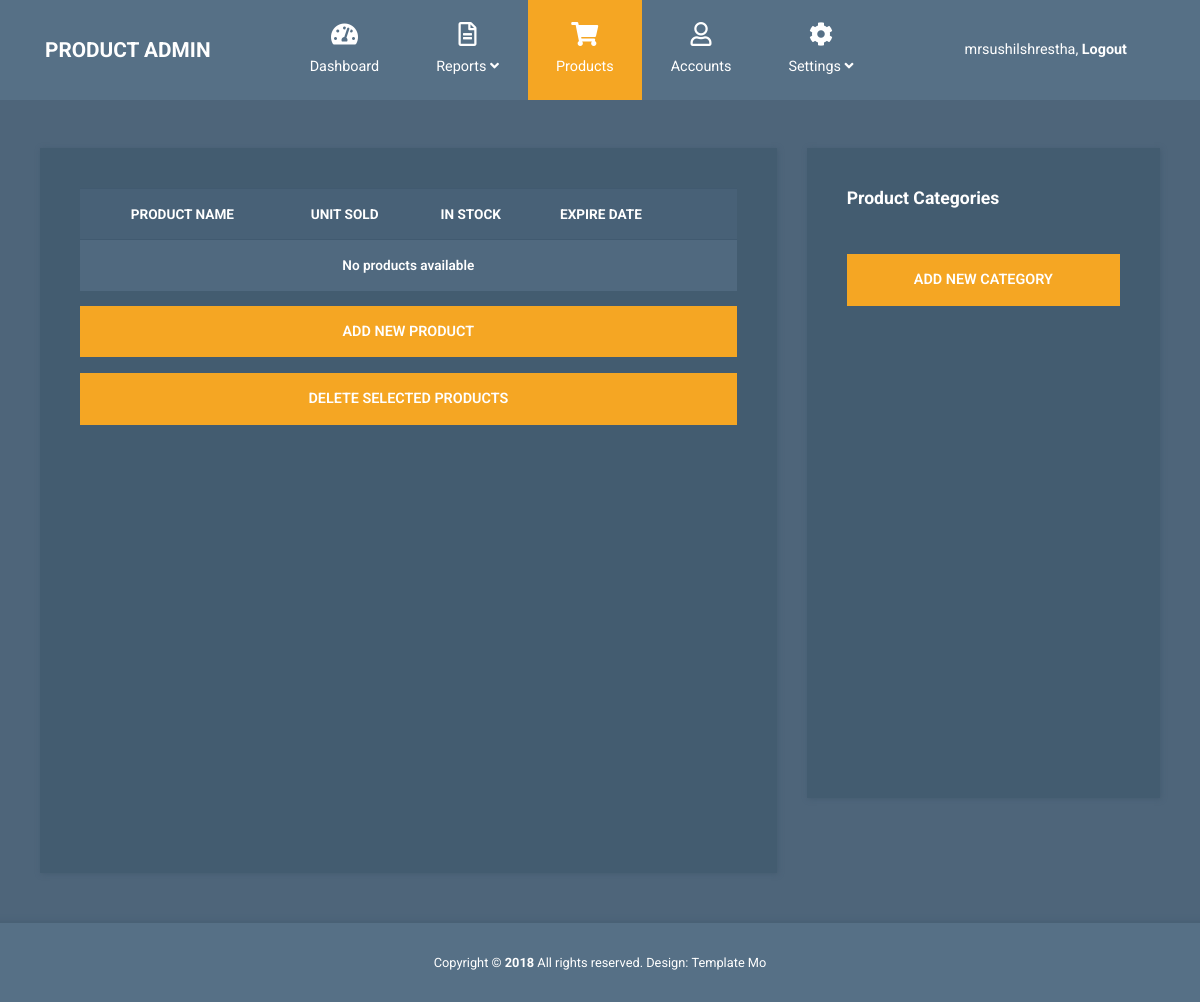
Page /products/ (signed in) on the earlier database version.
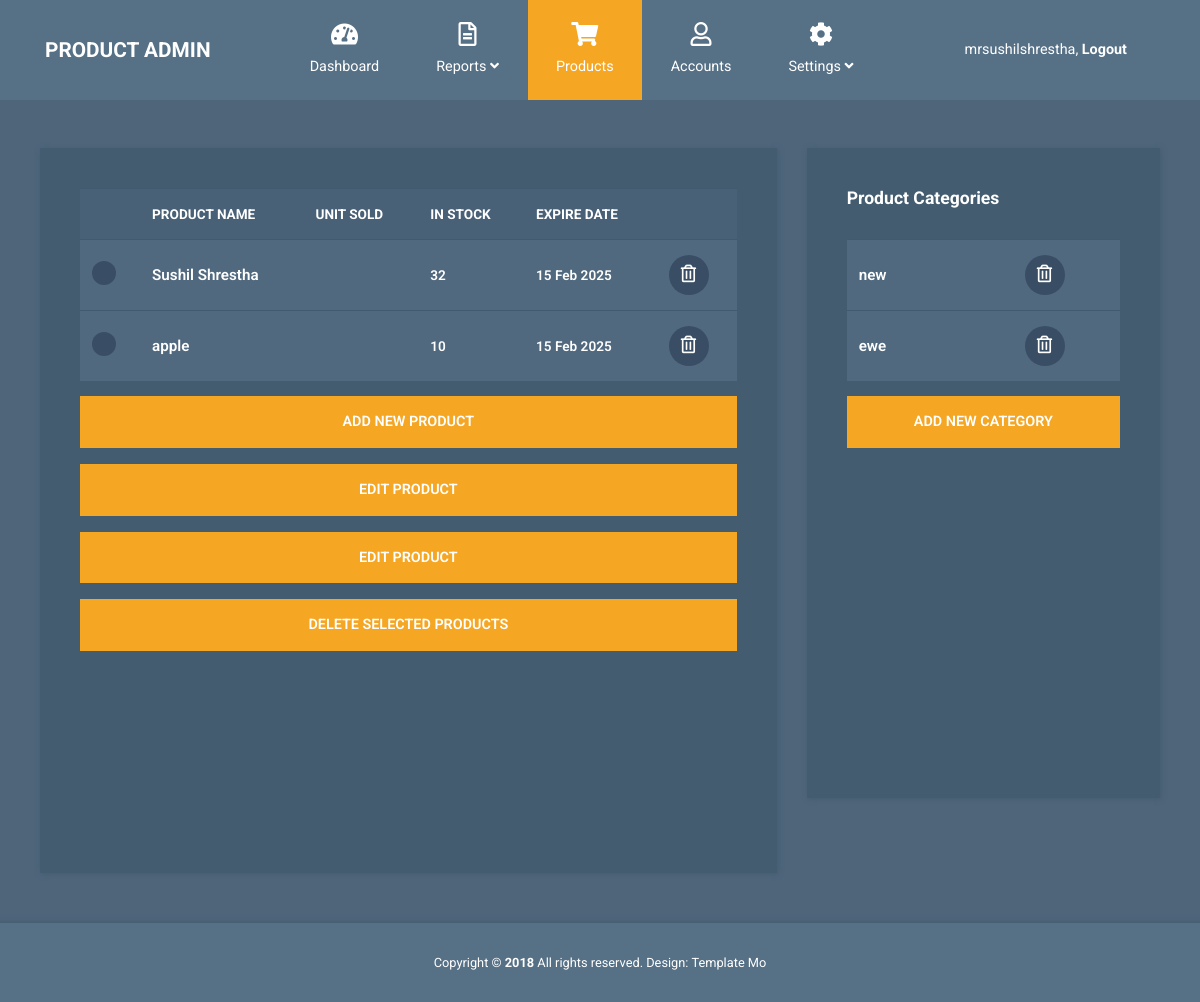
Same page on the later database version.
### product/models.py (models this page shows, shortened)
class Product(models.Model):
    name = models.CharField(max_length=255)
    description = models.TextField(default="update product")
    category = models.ForeignKey(Category, on_delete=models.CASCADE, related_name="products")  # Normalized category
    expire_date = models.DateField(auto_now_add=True)
    stock = models.PositiveIntegerField(default=1)  # Prevent negative stock values
    image = models.ImageField(upload_to='product_images/', blank=True, null=True)

class Category(models.Model):
    name = models.CharField(max_length=100, unique=True)  # Unique constraint to prevent duplicate categories

### product/views.py (the view)
# urls.py: path('products/', products, name="products"),
@login_required(login_url='/login') #make loging required
def products(request):
    products = Product.objects.all()
    return render(request, 'products.html', {'products': products, 'active_page': 'products'})

### product/template/products.html (shortened to what this page needs)
{% extends 'master.html' %}
{% load static %}
{% block product %}
<div class="container mt-5">
  <div class="row tm-content-row">
    <div class="col-sm-12 col-md-12 col-lg-8 col-xl-8 tm-block-col">
      <div class="tm-bg-primary-dark tm-block tm-block-products">
        <div class="tm-product-table-container">
          <table class="table table-hover tm-table-small tm-product-table">
            <thead>
              <tr>
                <th scope="col">&nbsp;</th>
                <th scope="col">PRODUCT NAME</th>
                <th scope="col">UNIT SOLD</th>
                <th scope="col">IN STOCK</th>
                <th scope="col">EXPIRE DATE</th>
                <th scope="col">&nbsp;</th>
              </tr>
            </thead>
            <tbody>
              {% for product in products %}
              <tr>
                <th scope="row"><input type="checkbox" /></th>
                <td class="tm-product-name">{{ product.name }}</td>
                <td>{{ product.sold }}</td>
                <td>{{ product.stock }}</td>
                <td>{{ product.expire_date|date:"d M Y" }}</td>
                <td>
                  <a href="{% url 'delete_product' product.id %}" class="tm-product-delete-link">
                    <i class="far fa-trash-alt tm-product-delete-icon"></i>
                  </a>
                </td>
              </tr>
              {% empty %}
              <tr>
                <td colspan="6" class="text-center">No products available</td>
              </tr>
              {% endfor %}
            </tbody>
          </table>
        </div>
        <a href="{% url 'add_products' %}" class="btn btn-primary btn-block text-uppercase mb-3">
          Add new product
        </a>
        {% for product in products %}
        <tr>
            <td><a href="{% url 'edit_products' product.id %}" class="btn btn-primary btn-block text-uppercase mb-3">Edit product</a></td>
        </tr>
        {% endfor %}
        <button class="btn btn-primary btn-block text-uppercase">
          Delete selected products
        </button>
      </div>
    </div>
    <div class="col-sm-12 col-md-12 col-lg-4 col-xl-4 tm-block-col">
      <div class="tm-bg-primary-dark tm-block tm-block-product-categories">
          <h2 class="tm-block-title">Product Categories</h2>
          <div class="tm-product-table-container">
              <table class="table tm-table-small tm-product-table">
                  <tbody>
                      {% for product in products %}
                      <tr>
                          <td class="tm-product-name">{{ product.category.name }}</td>
                          <td class="text-center">
                              <a href="{% url 'add_category' %}" class="tm-product-delete-link">
                                  <i class="far fa-trash-alt tm-product-delete-icon"></i>
                              </a>
                          </td>
                      </tr>
                      {% endfor %}
                  </tbody>
              </table>
          </div>
          <a href="{% url 'add_category' %}" class="btn btn-primary btn-block text-uppercase mb-3">
            Add new category
          </a>
      </div>
    </div>
  </div>
</div>
{% endblock %}

### product/template/master.html (shortened to what this page needs)
{% load static %}
<!DOCTYPE html>
<html lang="en">
  <head>
    <link rel="stylesheet" href="{% static 'css/fontawesome.min.css' %}" />
    <link rel="stylesheet" href="{% static 'css/bootstrap.min.css' %}" />
    <link rel="stylesheet" href="{% static 'css/templatemo-style.css' %}">
  </head>
  <body>
    <div>
      <nav class="navbar navbar-expand-xl">
    <div class="container h-100">
        <a class="navbar-brand" href="{% url 'index' %}">
            <h1 class="tm-site-title mb-0">Product Admin</h1>
        </a>
        <div class="collapse navbar-collapse" id="navbarSupportedContent">
            <ul class="navbar-nav mx-auto h-100">
                <li class="nav-item">
                    <a class="nav-link {% if active_page == 'dashboard' %}active{% endif %}" href="{% url 'index' %}">
                        <i class="fas fa-tachometer-alt"></i>
                        Dashboard
                    </a>
                </li>
                <li class="nav-item dropdown">
                    <a class="nav-link dropdown-toggle" href="#" id="navbarDropdown" role="button" data-toggle="dropdown"
                        aria-haspopup="true" aria-expanded="false">
                        <i class="far fa-file-alt"></i>
                        <span>
                            Reports <i class="fas fa-angle-down"></i>
                        </span>
                    </a>
                </li>
                <li class="nav-item {% if active_page == 'products' %}active{% endif %}">
                    <a class="nav-link" href="{% url 'products' %}">
                        <i class="fas fa-shopping-cart"></i>
                        Products
                    </a>
                </li>
                <li class="nav-item {% if active_page == 'account' %}active{% endif %}">
                    <a class="nav-link" href="{% url 'customer_account' %}">
                        <i class="far fa-user"></i>
                        Accounts
                    </a>
                </li>
                <li class="nav-item dropdown">
                    <a class="nav-link dropdown-toggle {% if active_page == 'setting' %}active{% endif %}" href="{% url 'customer_setting' %}"" id="navbarDropdown" role="button" data-toggle="dropdown"
                        aria-haspopup="true" aria-expanded="false">
                        <i class="fas fa-cog"></i>
                        <span>
                            Settings <i class="fas fa-angle-down"></i>
                        </span>
                    </a>
                </li>
            </ul>
            <ul class="navbar-nav">
                {% if user.is_authenticated %}
                    <li class="nav-item">
                        <a class="nav-link d-block" href="{% url 'custom_logout' %}">
                            {{ request.user.username }}, <b>Logout</b>
                        </a>
                    </li>
                {% else %}
                    <li class="nav-item">
                        <a class="nav-link d-block" href="{% url 'login' %}">
                            <b>Login</b>
                        </a>
                    </li>
                {% endif %}
            </ul>
        </div>
    </div>
</nav>
 </div>
    {% block product %} {% endblock %}
    <footer class="tm-footer row tm-mt-small">
      <div class="col-12 font-weight-light">
        <p class="text-center text-white mb-0 px-4 small">
          Copyright &copy; <b>2018</b> All rights reserved.
          Design:
          <a
            rel="nofollow noopener"
            href="https://templatemo.com"
            class="tm-footer-link"
          >Template Mo</a>
        </p>
      </div>
    </footer>
  </body>
</html>

### product/static/css/templatemo-style.css (style rules this page uses)
html { font-size: 16px; overflow-x: hidden; }
body { font-family: Roboto, Helvetica, Arial, sans-serif; background-color: #4e657a; overflow-x: hidden; }
a { transition: all 0.3s ease; }
.navbar-brand { display: flex; align-items: center; }
.tm-site-title { display: inline-block; text-transform: uppercase; font-size: 1.3rem; font-weight: 700; color: #fff; }
.navbar { height: 100px; background-color: #567086; padding: 0; }
.navbar .container { position: relative; }
.tm-mt-small { margin-top: 20px; }
.tm-block-col { margin-bottom: 30px; }
.tm-block { padding: 40px; -webkit-box-shadow: 1px 1px 5px 0 #455c71; -moz-box-shadow: 1px 1px 5px 0 #455c71; box-shadow: 1px 1px 5px 0 #455c71; min-height: 350px; height: 100%; max-height: 450px; }
.tm-block-title { font-size: 1.1rem; font-weight: 700; color: #fff; margin-bottom: 30px; }
.nav-link { color: #fff; height: 100%; display: flex; align-items: center; justify-content: center; flex-direction: column; font-size: 90%; }
.nav-link > i { margin-bottom: 10px; margin-right: 0; font-size: 1.5rem; }
.dropdown-item, .nav-link { padding: 15px 20px; }
.navbar-nav .active > .nav-link, .navbar-nav .nav-link.active { background-color: #f5a623; color: #fff; }
.nav-item { text-align: center; }
.nav-item:last-child { margin-right: 0; }
.dropdown-toggle::after { display: none; }
.tm-content-row { justify-content: space-between; margin-left: -20px; margin-right: -20px; }
.table { background-color: #50697f; color: #fff; font-size: 85%; margin-bottom: 0; }
thead { background-color: #486177; color: #fff; }
.table thead th { border-bottom: 0; }
.btn { border-radius: 0; padding: 13px 28px; transition: all 0.2s ease; max-width: 100%; }
.btn-primary { color: #fff; background-color: #f5a623; border: 2px solid #f5a623; font-size: 90%; font-weight: 600; }
.table td, .table th { border-top: 1px solid #415a70; padding: 15px 25px; vertical-align: middle; }
.tm-table-small td, .tm-table-small th { padding-left: 12px; padding-right: 12px; }
.table-hover tbody tr { transition: all 0.2s ease; }
.tm-bg-primary-dark { background-color: #435c70; }
input[type="checkbox"] { cursor: pointer; -webkit-appearance: none; appearance: none; background-color: #394e64; background-position: center; border-radius: 50%; box-sizing: border-box; position: relative; box-sizing: content-box; width: 24px; height: 24px; transition: all 0.1s linear; }
.tm-block-products { min-height: 725px; }
.tm-block-product-categories { min-height: 650px; }
.tm-product-table-container { max-height: 465px; margin-bottom: 15px; overflow-y: scroll; }
.tm-product-table tr { font-weight: 600; }
.tm-product-name { font-size: 0.95rem; font-weight: 600; }
.tm-product-delete-icon { font-size: 1.1rem; color: #fff; }
.tm-product-delete-link { padding: 10px; border-radius: 50%; background-color: #394e64; display: inline-block; width: 40px; height: 40px; text-align: center; }
.tm-footer { background-color: #567086; padding-top: 30px; padding-bottom: 30px; -webkit-box-shadow: 0 -3px 5px 0 rgba(69, 92, 113, 0.59); -moz-box-shadow: 0 -3px 5px 0 rgba(69, 92, 113, 0.59); box-shadow: 0 -3px 5px 0 rgba(69, 92, 113, 0.59); }
.tm-footer-link { color: white; }
@media (min-width: 1200px) { .navbar-expand-xl .navbar-nav .nav-link { padding-left: 28px; padding-right: 28px; } }
@media (min-width: 1200px) { .navbar-collapse { height: 100%; } }
@media (max-width: 1275px) and (min-width: 1200px) { .nav-item { margin-right: 15px; } }
@media (max-width: 1350px) { .nav-item { margin-right: 1px; } }

Differences in the rows shown:
added Product: name "Sushil Shrestha", stock "32", expire_date "15 Feb 2025", category.name "new"
added Product: name "apple", stock "10", expire_date "15 Feb 2025", category.name "ewe"
Other differences:
text no longer shown: "No products available"
